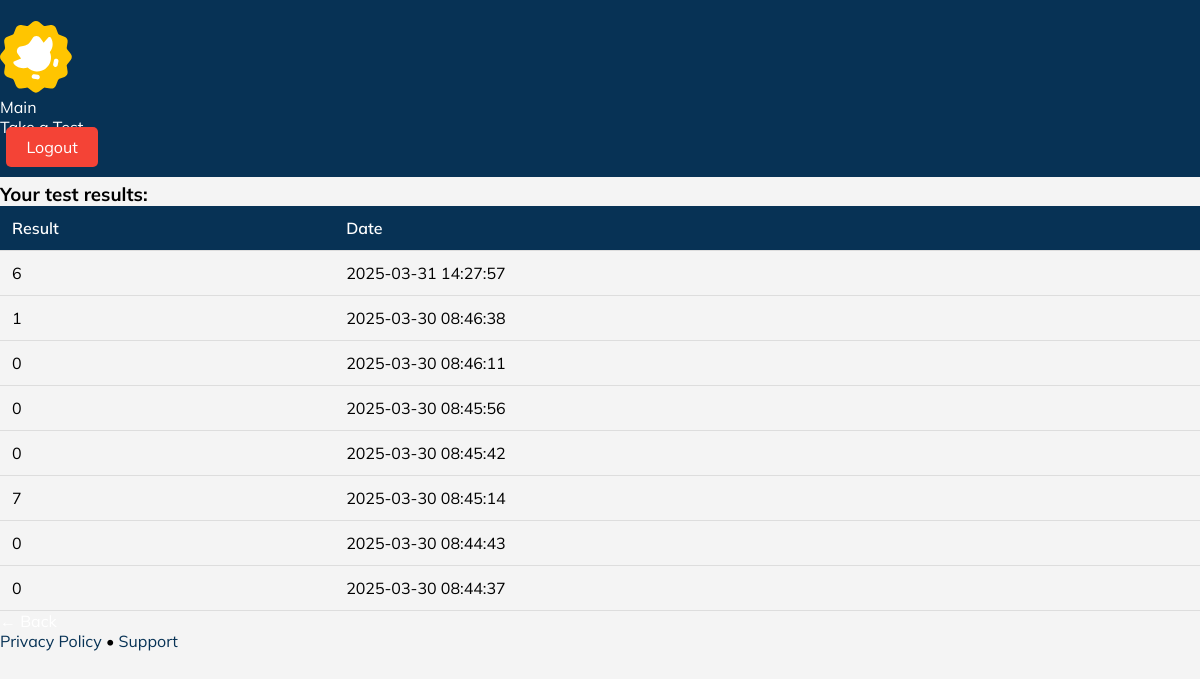
Screenshot of /profile (signed in) with the database file from the repository.
### tables this page shows
CREATE TABLE results (
    id INTEGER PRIMARY KEY AUTOINCREMENT,
    user_id INTEGER NOT NULL,
    ball INTEGER NOT NULL,
    test_date TEXT NOT NULL,
    FOREIGN KEY (user_id) REFERENCES users(id)
);

### app.py (the view)
@app.route("/profile")
def profile():
    if "user_id" not in session:
        return redirect(url_for("login"))
    user_id = session["user_id"]
    conn = conn_databaza()
    cursor = conn.cursor()
    cursor.execute("SELECT * FROM results WHERE user_id = ? ORDER BY test_date DESC", (user_id,))
    results = cursor.fetchall()
    conn.close()
    return render_template("profile.html", results=results, first_name=session["first_name"], last_name=session["last_name"])

### app.py (called while the page is built)
def conn_databaza():
    conn = sqlite3.connect("users.db")
    conn.row_factory = sqlite3.Row
    return conn

### templates/profile.html (shortened to what this page needs)
<!DOCTYPE html>
<html lang="en">
<head>
    <link rel="stylesheet" href="https://cdn.jsdelivr.net/npm/@picocss/pico@1/css/pico.min.css">
    <link rel="stylesheet" href="/static/profile.css">
</head>
<body>
    <div class="header-wrapper">
        <nav class="container">
            <ul>
                <div class="logo1">
                    <img src="/static/images/duo.svg" alt="">
                </div>
            </ul>
            <ul>
                <li><a href="/">Main</a></li>
                <li><a href="/test-cover">Take a Test</a></li>
                <li><a  class="logout-btn" href="/logout">Logout</a></li>
            </ul>
        </nav>
    </div>
    <main class="container">
        <section>
            <hgroup>
                <h2>User information</h2>
                <h3>Your profile information</h3>
            </hgroup>
            <p>Name: {{ first_name }}</p>
            <p>Surname: {{ last_name }}</p>
            <h3>Your test results:</h3>
            <table>
                <thead>
                    <tr>
                        <th>Result</th>
                        <th>Date</th>
                    </tr>
                </thead>
                <tbody>
                    {% for result in results %}
                    <tr>
                        <td>{{ result["ball"] }}</td>
                        <td>{{ result["test_date"] }}</td>
                    </tr>
                    {% endfor %}
                </tbody>
            </table>
            <a href="/" role="button">← Back</a>
        </section>
    </main>
    <footer class="container">
        <a href="#">Privacy Policy</a> • <a href="#">Support</a>
    </footer>
</body>
</html>

### static/profile.css (style rules this page uses)
*, html { margin: 0; padding: 0; box-sizing: border-box; }
.container { max-width: 1200px; margin: 0 auto; }
body { font-family: 'Mulish', sans-serif; background: #f4f4f4; }
main { margin-top: 30px; }
section { margin-top: 3rem; }
.header-wrapper { background: #073255; color: white; padding: 20px 0; position: fixed; width: 100%; top: 0; left: 0; z-index: 1000; }
a { text-decoration: none; color: #ffffff; }
hgroup h2 { font-weight: 800; color: #073255; }
hgroup h3 { font-weight: 600; color:black; }
h3 { color: black; }
table { width: 100%; border-collapse: collapse; }
table th, table td { padding: 12px; border-bottom: 1px solid #ddd; text-align: left; color: black; }
table th { background: #073255; font-weight: 600; color: white; }
.logout-btn { background: #f44336; color: white; padding: 10px 20px; border: none; border-radius: 5px; cursor: pointer; margin-left: 0.4rem; }
p { font-size: 1.2rem; color: #555; margin-bottom: 1rem; }
footer a { color: #073255; text-decoration: none; }

### rows the page displays
results: ball "6", test_date "2025-03-31 14:27:57"
results: ball "1", test_date "2025-03-30 08:46:38"
results: ball "0", test_date "2025-03-30 08:46:11"
results: ball "0", test_date "2025-03-30 08:45:56"
results: ball "0", test_date "2025-03-30 08:45:42"
results: ball "7", test_date "2025-03-30 08:45:14"
results: ball "0", test_date "2025-03-30 08:44:43"
results: ball "0", test_date "2025-03-30 08:44:37"
